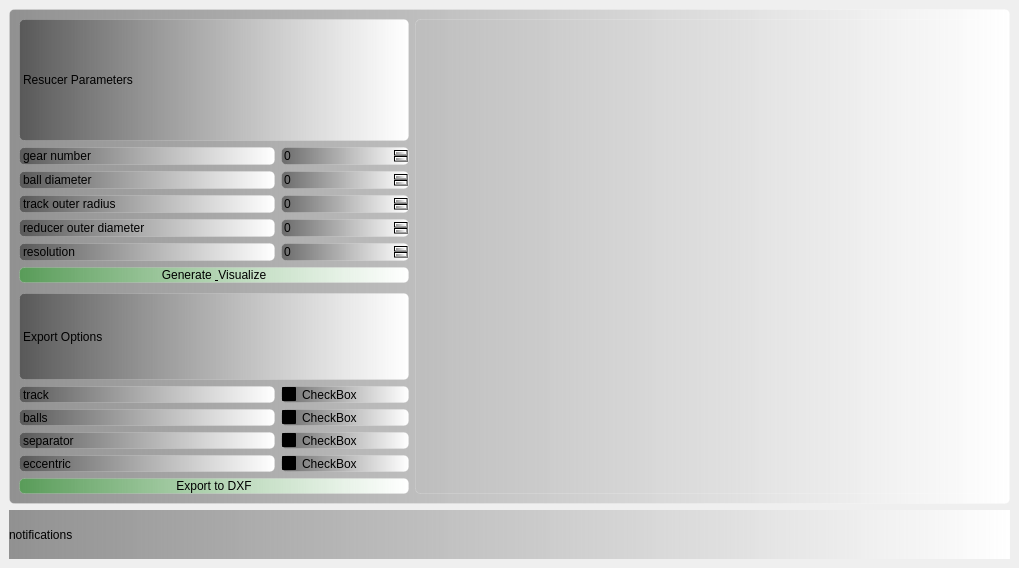
<?xml version="1.0" encoding="UTF-8"?>
<ui version="4.0">
 <class>MainWindow</class>
 <widget class="QMainWindow" name="MainWindow">
  <property name="geometry">
   <rect>
    <x>0</x>
    <y>0</y>
    <width>1019</width>
    <height>568</height>
   </rect>
  </property>
  <property name="minimumSize">
   <size>
    <width>100</width>
    <height>100</height>
   </size>
  </property>
  <property name="windowTitle">
   <string>Wave Reducer Calculator</string>
  </property>
  <widget class="QWidget" name="centralwidget">
   <property name="styleSheet">
    <string notr="true">background-color: qlineargradient(
    x1:0, y1:0, x2:0, y2:1,
    stop:0.0   rgba(0,  170, 255, 255),   /* чистий синій */
    stop:0.4   rgba(135, 206, 250, 255),/* блакитний */
    stop:0.6   rgba(255, 255, 224, 255),/* блідо-жовтий */
    stop:1.0   rgba(255, 255, 100, 255)   /* чистий жовтий */
);
</string>
   </property>
   <layout class="QVBoxLayout" name="verticalLayout_7">
    <item>
     <layout class="QVBoxLayout" name="all" stretch="10,1">
      <item>
       <widget class="QFrame" name="menu_frame">
        <property name="styleSheet">
         <string notr="true">background-color: qlineargradient(spread:pad, x1:0, y1:0, x2:1, y2:0, stop:0 rgba(0, 0, 0, 100), stop:1 rgba(255, 255, 255, 255));
border: 1px solid rgba(255, 255, 255, 40);
border-radius: 5px;</string>
        </property>
        <layout class="QHBoxLayout" name="horizontalLayout_2" stretch="2,3">
         <item>
          <layout class="QHBoxLayout" name="horizontalLayout_11" stretch="0">
           <item>
            <layout class="QVBoxLayout" name="verticalLayout_5" stretch="4,3">
             <item>
              <layout class="QVBoxLayout" name="verticalLayout_2">
               <property name="bottomMargin">
                <number>4</number>
               </property>
               <item>
                <layout class="QVBoxLayout" name="verticalLayout">
                 <item>
                  <widget class="QLabel" name="label_15">
                   <property name="styleSheet">
                    <string notr="true">background-color: qlineargradient(spread:pad, x1:0, y1:0, x2:1, y2:0, stop:0 rgba(0, 0, 0, 100), stop:1 rgba(255, 255, 255, 255));</string>
                   </property>
                   <property name="text">
                    <string>Resucer Parameters</string>
                   </property>
                  </widget>
                 </item>
                 <item>
                  <layout class="QHBoxLayout" name="horizontalLayout" stretch="2,1">
                   <item>
                    <widget class="QLabel" name="label">
                     <property name="styleSheet">
                      <string notr="true">background-color: qlineargradient(spread:pad, x1:0, y1:0, x2:1, y2:0, stop:0 rgba(0, 0, 0, 100), stop:1 rgba(255, 255, 255, 255));</string>
                     </property>
                     <property name="text">
                      <string>gear number</string>
                     </property>
                    </widget>
                   </item>
                   <item>
                    <widget class="QSpinBox" name="spinBox"/>
                   </item>
                  </layout>
                 </item>
                 <item>
                  <layout class="QHBoxLayout" name="horizontalLayout_3" stretch="2,1">
                   <item>
                    <widget class="QLabel" name="label_3">
                     <property name="styleSheet">
                      <string notr="true">background-color: qlineargradient(spread:pad, x1:0, y1:0, x2:1, y2:0, stop:0 rgba(0, 0, 0, 100), stop:1 rgba(255, 255, 255, 255));</string>
                     </property>
                     <property name="text">
                      <string>ball diameter</string>
                     </property>
                    </widget>
                   </item>
                   <item>
                    <widget class="QSpinBox" name="spinBox_2"/>
                   </item>
                  </layout>
                 </item>
                 <item>
                  <layout class="QHBoxLayout" name="horizontalLayout_4" stretch="2,1">
                   <item>
                    <widget class="QLabel" name="label_5">
                     <property name="styleSheet">
                      <string notr="true">background-color: qlineargradient(spread:pad, x1:0, y1:0, x2:1, y2:0, stop:0 rgba(0, 0, 0, 100), stop:1 rgba(255, 255, 255, 255));</string>
                     </property>
                     <property name="text">
                      <string>track outer radius</string>
                     </property>
                    </widget>
                   </item>
                   <item>
                    <widget class="QSpinBox" name="spinBox_3"/>
                   </item>
                  </layout>
                 </item>
                 <item>
                  <layout class="QHBoxLayout" name="horizontalLayout_5" stretch="2,1">
                   <item>
                    <widget class="QLabel" name="label_7">
                     <property name="styleSheet">
                      <string notr="true">background-color: qlineargradient(spread:pad, x1:0, y1:0, x2:1, y2:0, stop:0 rgba(0, 0, 0, 100), stop:1 rgba(255, 255, 255, 255));</string>
                     </property>
                     <property name="text">
                      <string>reducer outer diameter</string>
                     </property>
                    </widget>
                   </item>
                   <item>
                    <widget class="QSpinBox" name="spinBox_4"/>
                   </item>
                  </layout>
                 </item>
                 <item>
                  <layout class="QHBoxLayout" name="horizontalLayout_6" stretch="2,1">
                   <item>
                    <widget class="QLabel" name="label_9">
                     <property name="styleSheet">
                      <string notr="true">background-color: qlineargradient(spread:pad, x1:0, y1:0, x2:1, y2:0, stop:0 rgba(0, 0, 0, 100), stop:1 rgba(255, 255, 255, 255));</string>
                     </property>
                     <property name="text">
                      <string>resolution</string>
                     </property>
                    </widget>
                   </item>
                   <item>
                    <widget class="QSpinBox" name="spinBox_5">
                     <property name="styleSheet">
                      <string notr="true">background-color: qlineargradient(spread:pad, x1:0, y1:0, x2:1, y2:0, stop:0 rgba(0, 0, 0, 100), stop:1 rgba(255, 255, 255, 255));</string>
                     </property>
                    </widget>
                   </item>
                  </layout>
                 </item>
                </layout>
               </item>
               <item>
                <widget class="QPushButton" name="pushButton">
                 <property name="styleSheet">
                  <string notr="true">QPushButton {
background-color: qlineargradient(spread:pad, x1:0, y1:0, x2:1, y2:0, stop:0 rgba(0, 170, 0, 100), stop:1 rgba(255, 255, 255, 255));
}
QPushButton:hover {
background-color: rgb(0, 170, 0);
}
</string>
                 </property>
                 <property name="text">
                  <string>Generate &amp; Visualize</string>
                 </property>
                </widget>
               </item>
              </layout>
             </item>
             <item>
              <layout class="QVBoxLayout" name="verticalLayout_4">
               <item>
                <layout class="QVBoxLayout" name="verticalLayout_3">
                 <item>
                  <widget class="QLabel" name="label_16">
                   <property name="styleSheet">
                    <string notr="true">background-color: qlineargradient(spread:pad, x1:0, y1:0, x2:1, y2:0, stop:0 rgba(0, 0, 0, 100), stop:1 rgba(255, 255, 255, 255));</string>
                   </property>
                   <property name="text">
                    <string>Export Options</string>
                   </property>
                  </widget>
                 </item>
                 <item>
                  <layout class="QHBoxLayout" name="horizontalLayout_7" stretch="2,1">
                   <item>
                    <widget class="QLabel" name="label_11">
                     <property name="styleSheet">
                      <string notr="true">background-color: qlineargradient(spread:pad, x1:0, y1:0, x2:1, y2:0, stop:0 rgba(0, 0, 0, 100), stop:1 rgba(255, 255, 255, 255));</string>
                     </property>
                     <property name="text">
                      <string>track</string>
                     </property>
                    </widget>
                   </item>
                   <item>
                    <widget class="QCheckBox" name="checkBox_4">
                     <property name="styleSheet">
                      <string notr="true">background-color: qlineargradient(spread:pad, x1:0, y1:0, x2:1, y2:0, stop:0 rgba(0, 0, 0, 100), stop:1 rgba(255, 255, 255, 255));</string>
                     </property>
                     <property name="text">
                      <string>CheckBox</string>
                     </property>
                    </widget>
                   </item>
                  </layout>
                 </item>
                 <item>
                  <layout class="QHBoxLayout" name="horizontalLayout_8" stretch="2,1">
                   <item>
                    <widget class="QLabel" name="label_14">
                     <property name="styleSheet">
                      <string notr="true">background-color: qlineargradient(spread:pad, x1:0, y1:0, x2:1, y2:0, stop:0 rgba(0, 0, 0, 100), stop:1 rgba(255, 255, 255, 255));</string>
                     </property>
                     <property name="text">
                      <string>balls</string>
                     </property>
                    </widget>
                   </item>
                   <item>
                    <widget class="QCheckBox" name="checkBox">
                     <property name="styleSheet">
                      <string notr="true">background-color: qlineargradient(spread:pad, x1:0, y1:0, x2:1, y2:0, stop:0 rgba(0, 0, 0, 100), stop:1 rgba(255, 255, 255, 255));</string>
                     </property>
                     <property name="text">
                      <string>CheckBox</string>
                     </property>
                    </widget>
                   </item>
                  </layout>
                 </item>
                 <item>
                  <layout class="QHBoxLayout" name="horizontalLayout_9" stretch="2,1">
                   <item>
                    <widget class="QLabel" name="label_13">
                     <property name="styleSheet">
                      <string notr="true">background-color: qlineargradient(spread:pad, x1:0, y1:0, x2:1, y2:0, stop:0 rgba(0, 0, 0, 100), stop:1 rgba(255, 255, 255, 255));</string>
                     </property>
                     <property name="text">
                      <string>separator</string>
                     </property>
                    </widget>
                   </item>
                   <item>
                    <widget class="QCheckBox" name="checkBox_2">
                     <property name="styleSheet">
                      <string notr="true">background-color: qlineargradient(spread:pad, x1:0, y1:0, x2:1, y2:0, stop:0 rgba(0, 0, 0, 100), stop:1 rgba(255, 255, 255, 255));</string>
                     </property>
                     <property name="text">
                      <string>CheckBox</string>
                     </property>
                    </widget>
                   </item>
                  </layout>
                 </item>
                 <item>
                  <layout class="QHBoxLayout" name="horizontalLayout_10" stretch="2,1">
                   <item>
                    <widget class="QLabel" name="label_12">
                     <property name="styleSheet">
                      <string notr="true">background-color: qlineargradient(spread:pad, x1:0, y1:0, x2:1, y2:0, stop:0 rgba(0, 0, 0, 100), stop:1 rgba(255, 255, 255, 255));</string>
                     </property>
                     <property name="text">
                      <string>eccentric</string>
                     </property>
                    </widget>
                   </item>
                   <item>
                    <widget class="QCheckBox" name="checkBox_3">
                     <property name="styleSheet">
                      <string notr="true">background-color: qlineargradient(spread:pad, x1:0, y1:0, x2:1, y2:0, stop:0 rgba(0, 0, 0, 100), stop:1 rgba(255, 255, 255, 255));</string>
                     </property>
                     <property name="text">
                      <string>CheckBox</string>
                     </property>
                    </widget>
                   </item>
                  </layout>
                 </item>
                </layout>
               </item>
               <item>
                <widget class="QPushButton" name="pushButton_2">
                 <property name="styleSheet">
                  <string notr="true">QPushButton {
background-color: qlineargradient(spread:pad, x1:0, y1:0, x2:1, y2:0, stop:0 rgba(0, 170, 0, 100), stop:1 rgba(255, 255, 255, 255));
}
QPushButton:hover {
background-color: rgb(0, 170, 0);
}</string>
                 </property>
                 <property name="text">
                  <string>Export to DXF</string>
                 </property>
                </widget>
               </item>
              </layout>
             </item>
            </layout>
           </item>
          </layout>
         </item>
         <item>
          <widget class="QWidget" name="plotContainer" native="true">
           <property name="minimumSize">
            <size>
             <width>300</width>
             <height>200</height>
            </size>
           </property>
           <property name="autoFillBackground">
            <bool>false</bool>
           </property>
           <property name="styleSheet">
            <string notr="true">background-color: qlineargradient(spread:pad, x1:0, y1:0, x2:1, y2:0, stop:0 rgba(0, 0, 0, 0), stop:1 rgba(255, 255, 255, 0));</string>
           </property>
          </widget>
         </item>
        </layout>
       </widget>
      </item>
      <item>
       <widget class="QLabel" name="label_24">
        <property name="styleSheet">
         <string notr="true">background-color: qlineargradient(spread:pad, x1:0, y1:0, x2:1, y2:0, stop:0 rgba(0, 0, 0, 100), stop:1 rgba(255, 255, 255, 255));</string>
        </property>
        <property name="text">
         <string>notifications</string>
        </property>
       </widget>
      </item>
     </layout>
    </item>
   </layout>
  </widget>
 </widget>
 <resources/>
 <connections/>
</ui>
